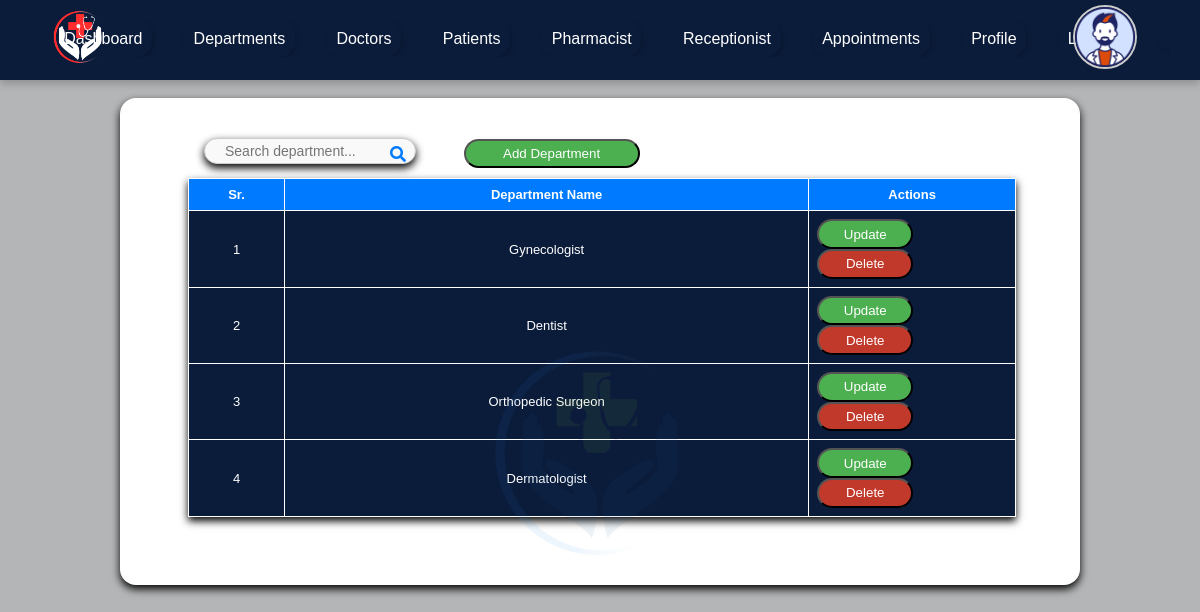
Screenshot of /admin/department.php (signed in) with the database file from the repository.
### tables this page shows
CREATE TABLE `department` (
  `id` int(11) NOT NULL,
  `dep_name` varchar(80) NOT NULL,
  `image` varchar(80) NOT NULL
);

### admin/department.php (the view, shortened to what this page needs)
<?php
include 'header.php';
?>
         <form method="post">
         <section id="appointments-section">
            <div class="appointments-container">
               <div class="search-container">
                  <input type="text" name="keyword" id="search-input" placeholder="Search department..." required/>
                  <button type="submit" name="search" id="search-btn" class="search-btn">
                  <i class="fa fa-search"></i>
                  </button>
               </div>
               <a href="add_department.php"><button type="button" id="add-appointment-btn" class="action-btn">Add Department</button></a>
               </form>
               <table class="appointments-table">
                  <thead>
                     <tr>
                        <th>Sr.</th>
                        <th>Department Name</th>
                        <th style="width:25%;">Actions</th>
                     </tr>
                  </thead>
                  <tbody id="appointments-body">
                  <?php
				  $i=1;
				  if(isset($_POST['search'])){
					  $keyword=$_POST['keyword'];
					  $sql="select * from department where dep_name LIKE '%$keyword%'";
				  }
				  else{
					 $sql="select * from department";
				  }
				  $result=mysqli_query($con,$sql);
				  if(mysqli_num_rows($result)>0){
				  while($row=mysqli_fetch_array($result)){
				  ?>
                  <tr>
                    <td><?php echo $i++;?></td>
                    <td><?php echo $row['dep_name'];?></td>
                    <td>
                    <a href="update_department.php?id=<?php echo $row['id'];?>"><button type="button" class="update-btn">Update</button></a>
                    <a href="delete_department.php?id=<?php echo $row['id'];?>" onclick="return confirm('Do you want to delete?');"><button type="button" class="delete-btn">Delete</button></a>
                    </td>
                </tr>
                <?php } } else{ ?>
                <tr>
                    <td colspan="3">No record found</td>
                </tr>
                <?php } ?>
            </tbody>
               </table>
      </main>
   </body>
</html>

### css/doctor/doctorchart.css (style rules this page uses)
* { margin: 0; padding: 0; box-sizing: border-box; font-family: "Arial", sans-serif; }

### css/doctor/doctor.css (style rules this page uses)
body, html { margin: 0; padding: 0; font-family: Arial, sans-serif; box-sizing: border-box; background-color: #b4b5b6 !important; }

### css/doctor/prescriptons.css (style rules this page uses)
input[type="text"], select { width: 100%; padding: 12px; margin-top: 8px; border: 1px solid #ddd; border-radius: 4px; font-size: 16px; background-color: #fff; box-sizing: border-box; }

### css/doctor/manage_appointment.css (style rules this page uses)
#appointments-section { padding: 20px; font-family: Arial, sans-serif; }
.appointments-container { width: 80vw; height: auto; margin: 20px auto; padding: 20px; background: #ffffff; box-shadow: 0 4px 8px rgba(0, 0, 0, 1); margin-top: 0; border-radius: 1em; }
.search-container { position: relative; width: 23%; margin: 12px auto; display: flex; float: left; margin-left: 4em; align-items: center; }
#search-input { width: 100%; padding: 12px 40px 12px 20px; font-size: 14px; border: 1px solid #ccc; border-radius: 25px; background-color: #f9f9f9; transition: all 0.3s ease-in-out; box-shadow: 0 4px 8px rgba(0, 0, 0, 1); height: 1rem; }
.search-btn { position: absolute; height:auto; right: 0; margin-top: 1rem ; padding: 0.6rem; background-color: transparent; border: none; color: #007bff; font-size: 16px; cursor: pointer; }
.search-btn i { transition: color 0.3s ease; }
.appointments-table { width: 90%; border-collapse: collapse; margin-bottom: 20px; background-color: #0b1c3b; color: white; margin: 3rem; box-shadow: 0 4px 8px rgba(0, 0, 0, 2); font-size: small; }
.appointments-table th, .appointments-table td { border: 1px solid white; text-align: center; padding: 8px; }
.appointments-table th { background-color: #007bff; }
.appointments-table td:nth-child(1), .appointments-table th:nth-child(1) { width: 6rem; }
.action-btn { display: block; background-color: #4caf50; width: 6rem; color: white; float: left; padding: 0.4em; margin-right: 1rem; margin-left: 1rem; cursor: pointer; border-radius: 3em; }
.update-btn { background-color: #4caf50; width: 6rem; color: white; float: left; padding: 0.4em; cursor: pointer; border-radius: 3em; }
.delete-btn { background-color: #c0392b; width: 6rem; color: white; float: left; padding: 0.4em; cursor: pointer; border-radius: 3em; }
#add-appointment-btn { width: 11rem; margin: 10px auto; margin-left: 3rem; margin-top: 1.3rem; }

### css/doctor/Referal_management.css (style rules this page uses)
form { display: grid; gap: 20px; }
input[type="text"], input[type="password"], input[type="file"], select, textarea { padding: 10px; border: 1px solid #ddd; border-radius: 4px; font-size: 14px; color: #333; border: 1px solid #ccc; border-radius: 35px; transition: all 0.3s ease-in-out; background-color: #f9f9f9; }
select, input, textarea { width: 100%; }

### rows the page displays
department: dep_name "Gynecologist"
department: dep_name "Dentist"
department: dep_name "Orthopedic Surgeon"
department: dep_name "Dermatologist"
